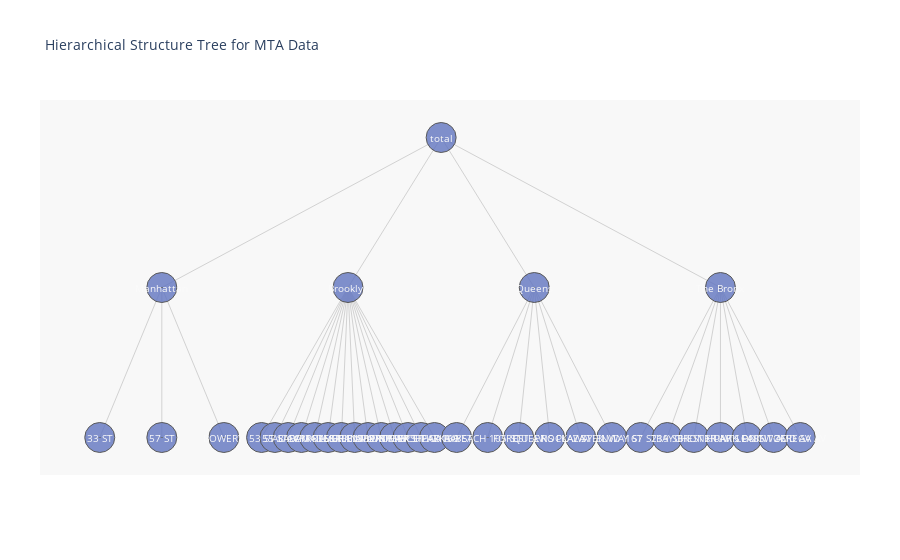

Notebook source saved alongside this figure:
### Code cell
Xn, Yn, Xe, Ye, labels, annot = get_nodes_edges_position(root_edges, root="total")
M = max(Yn)

fig = go.Figure()

fig.add_trace(go.Scatter(x=Xe,
                   y=Ye,
                   mode='lines',
                   line=dict(color='rgb(210,210,210)', width=1),
                   hoverinfo='none'
                   ))

fig.add_trace(go.Scatter(x=Xn,
                  y=Yn,
                  mode='markers',
                  name='bla',
                  marker=dict(symbol='circle-dot',
                                size=30,
                                color='#6175c1',    #'#DB4551',
                                line=dict(color='rgb(50,50,50)', width=1)
                                ),
                  text=labels,
                  hoverinfo='text',
                  opacity=0.8
                  ))

axis = dict(showline=False, # hide axis line, grid, ticklabels and  title
            zeroline=False,
            showgrid=False,
            showticklabels=False,
            )

fig.update_layout(title= 'Hierarchical Structure Tree for MTA Data',
              annotations=annot,
              font_size=10,
              showlegend=False,
              xaxis=axis,
              yaxis=axis,
              margin=dict(l=40, r=40, b=85, t=100),
              hovermode='closest',
              plot_bgcolor='rgb(248,248,248)'
              )
fig.show()

### Figure 1 — Plotly figure (JSON) as saved in the notebook; plotly's stock layout.template omitted (floating-point values rounded to 4 significant figures)
{"data": [{"hoverinfo": "none", "line": {"color": "rgb(210,210,210)", "width": 1}, "mode": "lines", "type": "scatter", "x": [0.5, -3750.0, null, 0.5, -1250.0, null, 0.5, 1250.0, null, 0.5, 3750.0, null, -1250.0, -2410.0, null, -1250.0, -2232.0, null, -1250.0, -2053.0, null, -1250.0, -1875.0, null, -1250.0, -1696.0, null, -1250.0, -1517.0, null, -1250.0, -1339.0, null, -1250.0, -1160.0, null, -1250.0, -981.6, null, -1250.0, -803.1, null, -1250.0, -624.5, null, -1250.0, -445.9, null, -1250.0, -267.4, null, -1250.0, -88.79, null, -3750.0, -4583.0, null, -3750.0, -3750.0, null, -3750.0, -2916.0, null, 1250.0, 208.8, null, 1250.0, 625.5, null, 1250.0, 1042.0, null, 1250.0, 1459.0, null, 1250.0, 1876.0, null, 1250.0, 2292.0, null, 3750.0, 2679.0, null, 3750.0, 3036.0, null, 3750.0, 3393.0, null, 3750.0, 3751.0, null, 3750.0, 4108.0, null, 3750.0, 4465.0, null, 3750.0, 4822.0, null], "y": [0, -0.2, null, 0, -0.2, null, 0, -0.2, null, 0, -0.2, null, -0.2, -0.4, null, -0.2, -0.4, null, -0.2, -0.4, null, -0.2, -0.4, null, -0.2, -0.4, null, -0.2, -0.4, null, -0.2, -0.4, null, -0.2, -0.4, null, -0.2, -0.4, null, -0.2, -0.4, null, -0.2, -0.4, null, -0.2, -0.4, null, -0.2, -0.4, null, -0.2, -0.4, null, -0.2, -0.4, null, -0.2, -0.4, null, -0.2, -0.4, null, -0.2, -0.4, null, -0.2, -0.4, null, -0.2, -0.4, null, -0.2, -0.4, null, -0.2, -0.4, null, -0.2, -0.4, null, -0.2, -0.4, null, -0.2, -0.4, null, -0.2, -0.4, null, -0.2, -0.4, null, -0.2, -0.4, null, -0.2, -0.4, null, -0.2, -0.4, null]}, {"hoverinfo": "text", "marker": {"color": "#6175c1", "line": {"color": "rgb(50,50,50)", "width": 1}, "size": 30, "symbol": "circle-dot"}, "mode": "markers", "name": "bla", "opacity": 0.8, "text": ["total", "Manhattan", "33 ST", "57 ST", "BOWERY", "Brooklyn", "53 ST", "55 ST", "8 AV", "ALABAMA AV", "CARROLL ST", "CYPRESS HILLS", "DEKALB AV", "GRANT AV", "GREENPOINT AV", "LIBERTY AV", "LORIMER ST", "PROSPECT PARK", "SHEEPSHEAD BAY", "UTICA AV", "Queens", "169 ST", "BEACH 105 ST", "FOREST AV", "QUEENS PLAZA", "ROCKAWAY BLVD", "STEINWAY ST", "The Bronx", "167 ST", "219 ST", "BAYCHESTER AV", "BRONX PARK EAST", "HUNTS POINT AV", "LONGWOOD AV", "ZEREGA AV"], "type": "scatter", "x": [0.5, -3750.0, -4583.0, -3750.0, -2916.0, -1250.0, -2410.0, -2232.0, -2053.0, -1875.0, -1696.0, -1517.0, -1339.0, -1160.0, -981.6, -803.1, -624.5, -445.9, -267.4, -88.79, 1250.0, 208.8, 625.5, 1042.0, 1459.0, 1876.0, 2292.0, 3750.0, 2679.0, 3036.0, 3393.0, 3751.0, 4108.0, 4465.0, 4822.0], "y": [0, -0.2, -0.4, -0.4, -0.4, -0.2, -0.4, -0.4, -0.4, -0.4, -0.4, -0.4, -0.4, -0.4, -0.4, -0.4, -0.4, -0.4, -0.4, -0.4, -0.2, -0.4, -0.4, -0.4, -0.4, -0.4, -0.4, -0.2, -0.4, -0.4, -0.4, -0.4, -0.4, -0.4, -0.4]}], "layout": {"annotations": [{"font": {"color": "rgb(250,250,250)", "size": 10}, "showarrow": false, "text": "total", "x": 0.5, "xref": "x", "y": 0, "yref": "y"}, {"font": {"color": "rgb(250,250,250)", "size": 10}, "showarrow": false, "text": "Manhattan", "x": -3750.0, "xref": "x", "y": -0.2, "yref": "y"}, {"font": {"color": "rgb(250,250,250)", "size": 10}, "showarrow": false, "text": "33 ST", "x": -4583.0, "xref": "x", "y": -0.4, "yref": "y"}, {"font": {"color": "rgb(250,250,250)", "size": 10}, "showarrow": false, "text": "57 ST", "x": -3750.0, "xref": "x", "y": -0.4, "yref": "y"}, {"font": {"color": "rgb(250,250,250)", "size": 10}, "showarrow": false, "text": "BOWERY", "x": -2916.0, "xref": "x", "y": -0.4, "yref": "y"}, {"font": {"color": "rgb(250,250,250)", "size": 10}, "showarrow": false, "text": "Brooklyn", "x": -1250.0, "xref": "x", "y": -0.2, "yref": "y"}, {"font": {"color": "rgb(250,250,250)", "size": 10}, "showarrow": false, "text": "53 ST", "x": -2410.0, "xref": "x", "y": -0.4, "yref": "y"}, {"font": {"color": "rgb(250,250,250)", "size": 10}, "showarrow": false, "text": "55 ST", "x": -2232.0, "xref": "x", "y": -0.4, "yref": "y"}, {"font": {"color": "rgb(250,250,250)", "size": 10}, "showarrow": false, "text": "8 AV", "x": -2053.0, "xref": "x", "y": -0.4, "yref": "y"}, {"font": {"color": "rgb(250,250,250)", "size": 10}, "showarrow": false, "text": "ALABAMA AV", "x": -1875.0, "xref": "x", "y": -0.4, "yref": "y"}, {"font": {"color": "rgb(250,250,250)", "size": 10}, "showarrow": false, "text": "CARROLL ST", "x": -1696.0, "xref": "x", "y": -0.4, "yref": "y"}, {"font": {"color": "rgb(250,250,250)", "size": 10}, "showarrow": false, "text": "CYPRESS HILLS", "x": -1517.0, "xref": "x", "y": -0.4, "yref": "y"}, {"font": {"color": "rgb(250,250,250)", "size": 10}, "showarrow": false, "text": "DEKALB AV", "x": -1339.0, "xref": "x", "y": -0.4, "yref": "y"}, {"font": {"color": "rgb(250,250,250)", "size": 10}, "showarrow": false, "text": "GRANT AV", "x": -1160.0, "xref": "x", "y": -0.4, "yref": "y"}, {"font": {"color": "rgb(250,250,250)", "size": 10}, "showarrow": false, "text": "GREENPOINT AV", "x": -981.6, "xref": "x", "y": -0.4, "yref": "y"}, {"font": {"color": "rgb(250,250,250)", "size": 10}, "showarrow": false, "text": "LIBERTY AV", "x": -803.1, "xref": "x", "y": -0.4, "yref": "y"}, {"font": {"color": "rgb(250,250,250)", "size": 10}, "showarrow": false, "text": "LORIMER ST", "x": -624.5, "xref": "x", "y": -0.4, "yref": "y"}, {"font": {"color": "rgb(250,250,250)", "size": 10}, "showarrow": false, "text": "PROSPECT PARK", "x": -445.9, "xref": "x", "y": -0.4, "yref": "y"}, {"font": {"color": "rgb(250,250,250)", "size": 10}, "showarrow": false, "text": "SHEEPSHEAD BAY", "x": -267.4, "xref": "x", "y": -0.4, "yref": "y"}, {"font": {"color": "rgb(250,250,250)", "size": 10}, "showarrow": false, "text": "UTICA AV", "x": -88.79, "xref": "x", "y": -0.4, "yref": "y"}, {"font": {"color": "rgb(250,250,250)", "size": 10}, "showarrow": false, "text": "Queens", "x": 1250.0, "xref": "x", "y": -0.2, "yref": "y"}, {"font": {"color": "rgb(250,250,250)", "size": 10}, "showarrow": false, "text": "169 ST", "x": 208.8, "xref": "x", "y": -0.4, "yref": "y"}, {"font": {"color": "rgb(250,250,250)", "size": 10}, "showarrow": false, "text": "BEACH 105 ST", "x": 625.5, "xref": "x", "y": -0.4, "yref": "y"}, {"font": {"color": "rgb(250,250,250)", "size": 10}, "showarrow": false, "text": "FOREST AV", "x": 1042.0, "xref": "x", "y": -0.4, "yref": "y"}, {"font": {"color": "rgb(250,250,250)", "size": 10}, "showarrow": false, "text": "QUEENS PLAZA", "x": 1459.0, "xref": "x", "y": -0.4, "yref": "y"}, {"font": {"color": "rgb(250,250,250)", "size": 10}, "showarrow": false, "text": "ROCKAWAY BLVD", "x": 1876.0, "xref": "x", "y": -0.4, "yref": "y"}, {"font": {"color": "rgb(250,250,250)", "size": 10}, "showarrow": false, "text": "STEINWAY ST", "x": 2292.0, "xref": "x", "y": -0.4, "yref": "y"}, {"font": {"color": "rgb(250,250,250)", "size": 10}, "showarrow": false, "text": "The Bronx", "x": 3750.0, "xref": "x", "y": -0.2, "yref": "y"}, {"font": {"color": "rgb(250,250,250)", "size": 10}, "showarrow": false, "text": "167 ST", "x": 2679.0, "xref": "x", "y": -0.4, "yref": "y"}, {"font": {"color": "rgb(250,250,250)", "size": 10}, "showarrow": false, "text": "219 ST", "x": 3036.0, "xref": "x", "y": -0.4, "yref": "y"}, {"font": {"color": "rgb(250,250,250)", "size": 10}, "showarrow": false, "text": "BAYCHESTER AV", "x": 3393.0, "xref": "x", "y": -0.4, "yref": "y"}, {"font": {"color": "rgb(250,250,250)", "size": 10}, "showarrow": false, "text": "BRONX PARK EAST", "x": 3751.0, "xref": "x", "y": -0.4, "yref": "y"}, {"font": {"color": "rgb(250,250,250)", "size": 10}, "showarrow": false, "text": "HUNTS POINT AV", "x": 4108.0, "xref": "x", "y": -0.4, "yref": "y"}, {"font": {"color": "rgb(250,250,250)", "size": 10}, "showarrow": false, "text": "LONGWOOD AV", "x": 4465.0, "xref": "x", "y": -0.4, "yref": "y"}, {"font": {"color": "rgb(250,250,250)", "size": 10}, "showarrow": false, "text": "ZEREGA AV", "x": 4822.0, "xref": "x", "y": -0.4, "yref": "y"}], "autosize": true, "font": {"size": 10}, "hovermode": "closest", "margin": {"b": 85, "l": 40, "r": 40, "t": 100}, "plot_bgcolor": "rgb(248,248,248)", "showlegend": false, "title": {"text": "Hierarchical Structure Tree for MTA Data"}, "xaxis": {"autorange": true, "range": [-5279.0, 5518.0], "showgrid": false, "showline": false, "showticklabels": false, "type": "linear", "zeroline": false}, "yaxis": {"autorange": true, "range": [-0.4637, 0.06368], "showgrid": false, "showline": false, "showticklabels": false, "type": "linear", "zeroline": false}}}
